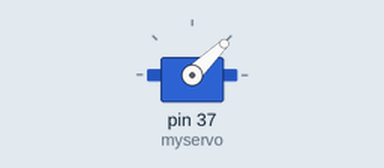
Recording of a sketch running on a simulated Arduino Mega 2560, built with avr-gcc and run on an emulated ATmega2560. Parts: servo.

Above: at 0.15 s.
At 10.13 s:
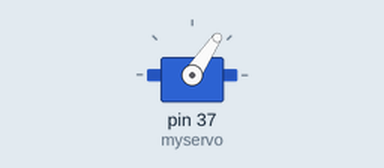
At 19.7 s:
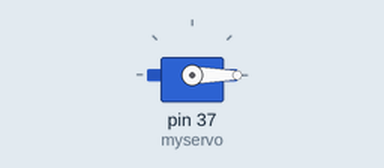
At 39.55 s:
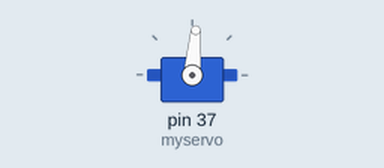
Timing chart, 0 to 40.0 s (numbered marks = the images above):
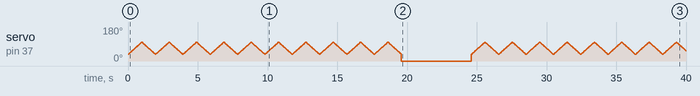

The sketch:

test_servo.ino
```cpp
#include <Servo.h>
Servo myservo;  // create servo object to control a servo

void setup() {
  myservo.attach(37);  // attaches the servo on pin 12 to the servo object

}

void servo() {
  int pos;
  for(pos = 35; pos!=100; pos+=1){     // goes from 35 degrees to 100 degrees
    myservo.write(pos);                // tell servo to go to position in variable 'pos'
    delay(15);                         // waits 15ms for the servo to reach the position
  }
  for(pos = 100; pos!=35; pos-=1){     // goes from 100 degrees to 35 degrees
    myservo.write(pos);                // tell servo to go to position in variable 'pos'
    delay(15);                         // waits 15ms for the servo to reach the position
  }
}
void stopServo() {
  myservo.write(0);
}

void loop() {
  int i=0;
  while(i!=10) {
    servo();
    i+=1;
  }
  stopServo();
  delay(5000);
}
```
